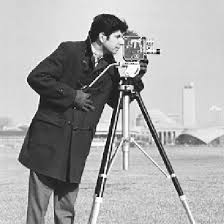
#> input picture images.jpg, 224 x 224 px
$ jupyter execute --allow-errors PCA_Assignment.ipynb
#> lines starting #> are read from the running program, lines starting #| are printed output that depends on the picture
[cell 1]
import numpy.linalg
from PIL import Image
import numpy as np
import pickle
import matplotlib.pyplot as plt

# Taking in the Image

[cell 2]
image_path = "images.jpg"
image = Image.open(image_path).convert('L')
image = np.array(image)
# show the image
plt.imshow(image,cmap='gray')
print(image.shape)
#| (224, 224)

[cell 3]
image

# Compress Image

    # Standardize Image Data

[cell 4]
# Centering the data
mean = np.mean(image,axis=0)
#> mean = 224 values, max 212 at index 15, min 93.47 at index 68, mean 167.5
mean = mean[None,:]
mean.shape
#> Out = (1, 224)

[cell 5]
image.shape
#> Out = (224, 224)

[cell 6]
image = image - mean
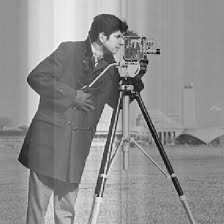
#> image: shape (224, 224) float64; min -200, max 157.6, mean 0; drawn with min black and max white
image.shape
#> Out = (224, 224)

[cell 7]
image[0]
#> Out = 224 values, max 130.5 at index 68, min 0.384 at index 17, mean 52.1

    # Calculate Covariance Matrix

[cell 8]
C = np.cov(image)
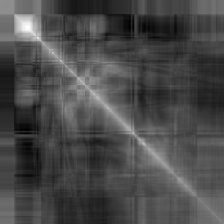
#> C: shape (224, 224) float64; min -2144.4, max 5226.3, mean 0; drawn with min black and max white
C.shape
#> Out = (224, 224)

    # Calculate Eigen Values & Vectors

[cell 9]
eigen_values, eigen_vectors = np.linalg.eig(C)
eigen_values.shape , eigen_vectors.shape
#> Out = ((224,), (224, 224))

[cell 10]
# plotting the first k eigen values as bar graph

test = eigen_values[0:20]

plt.bar(range(len(test)),test)
plt.show()
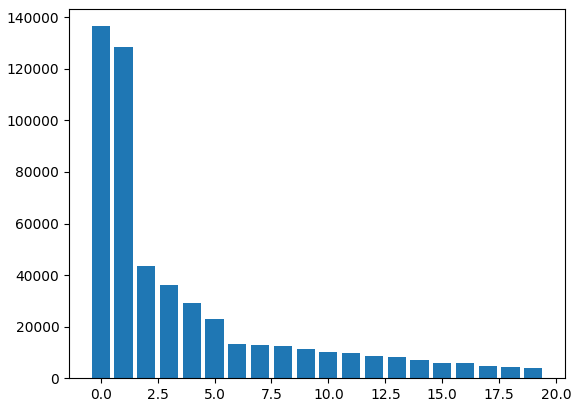
#> figure drawn by matplotlib, 1 panel; tallest bar 136547.5 high, from x = -0.4 to 0.4

    # Pick Principals to cover P% of the information already existing

[cell 11]
p = 0.9
explained_variance = eigen_values / np.sum(eigen_values)
cumulative_vairance = np.cumsum(explained_variance)
k = np.argmax(cumulative_vairance >= p) + 1 # Picking top k principal components that cover p percentage of the data
#> k = 22
k
#> Out = 22

    # Calculate Feature Matrix


[cell 12]
feature_matrix = eigen_vectors[:, np.argsort(eigen_values)[::-1][:k]]
feature_matrix.shape
#> Out = (224, 22)

    # Calculate Compressed Image


[cell 13]
class CompressedImage:
        def __init__(self, compressed_data, feature_matrix_transpose, mean):
            self.compressed_data = compressed_data
            self.feature_matrix_transpose = feature_matrix_transpose
            self.mean = mean

[cell 14]
feature_matrix.shape , image.shape
#> Out = ((224, 22), (224, 224))

[cell 15]
compressed_image = CompressedImage(compressed_data=feature_matrix.T @ image, feature_matrix_transpose=feature_matrix.T, mean=mean)

[cell 16]
compressed_image.compressed_data.shape
